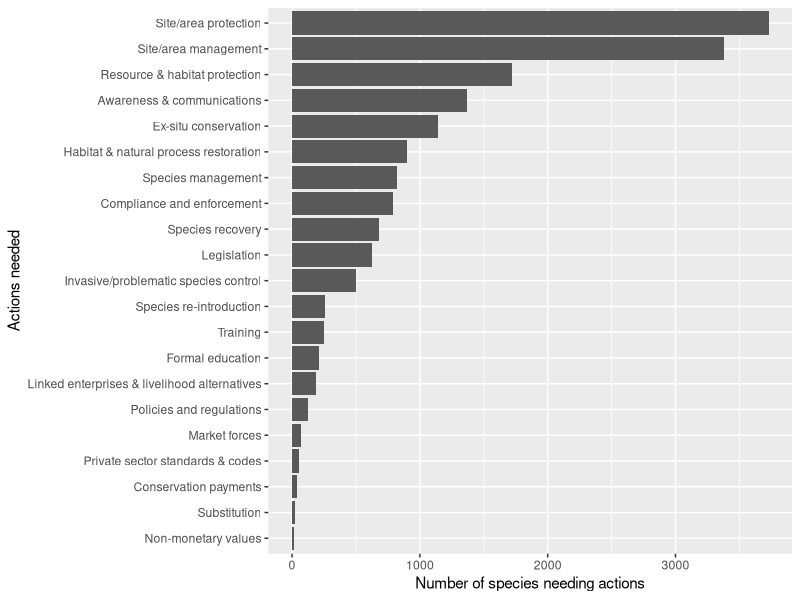
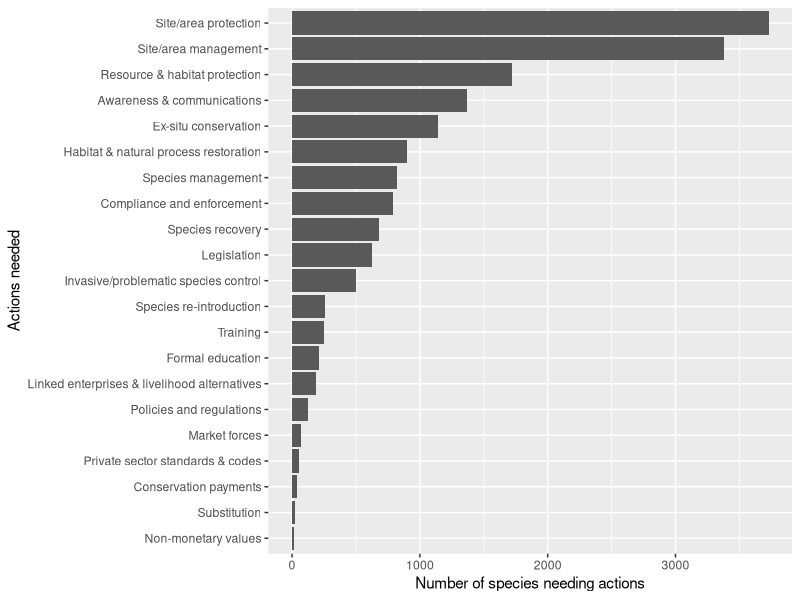

Recreate these plots in R, in order.
## --------------------------- Make figure of actions ####

library(tidyverse)


actions <- read_csv("data/actions_needed.csv")

actions$name[actions$code %in% c("3.1.1", "3.1.2", "3.1.3")] <- c("Species management")
actions$name[actions$code %in% c("3.3.1", "3.3.2")] <- c("Species re-introduction")
actions$name[actions$code %in% c("3.4.1", "3.4.2")] <- c("Ex-situ conservation")
actions$name[actions$code %in% c("5.1.1", "5.1.2", "5.1.3", "5.1.4")] <- c("Legislation")
actions$name[actions$code %in% c("5.4.1", "5.4.2", "5.4.3", "5.4.4")] <- c("Compliance and enforcement")

actions %>% 
  select(scientificName, name) %>% 
  unique() %>% 
  ggplot(aes(x = fct_rev(fct_infreq(name)))) +
  geom_bar() +
  coord_flip() +
  labs(x = "Actions needed", y = "Number of species needing actions")
ggsave("figures/actions_needed.png", dpi = 300)
